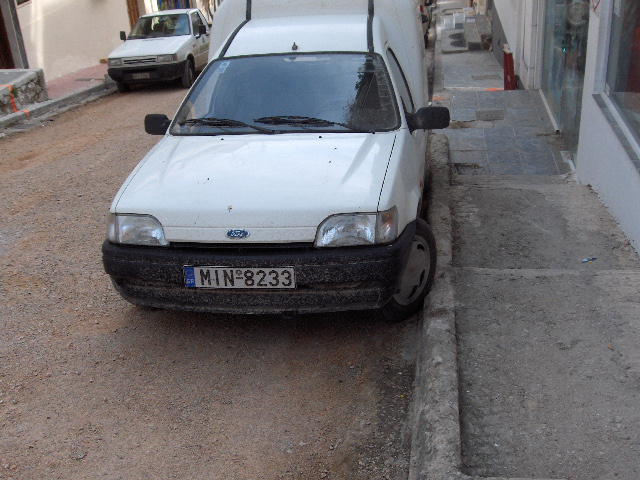
%> input picture images/1.JPG, 640 x 480 px
$ octave --eval "result = new_licence_plate_detection('images/1.JPG');"   (GNU Octave 9; MATLAB toolbox functions it lacks are replaced by stand-ins)
%> lines starting %> are read from the running program, lines starting %| are printed output that depends on the picture; in (x1, y1, x2, y2) boxes, pixels count from 0 and x2, y2 are one past the last pixel; in counts of white or black regions, pixels touching at a corner belong together; the program's own positions count from 1
function [ ans_img ] = new_licence_plate_detection( image_name )
%> called with image_name = 'images/1.JPG'
% Reading the Image
input_img=imread(image_name);
%> input_img is the input picture: size 480x640x3 uint8; mean R, G, B 112.8, 110.2, 112.7
[X Y Z]=size(input_img);
%> X = 480; Y = 640; Z = 3

%Convert the image to grayscale
input_gray = rgb2gray(input_img);

%Resize the image to 270 *  360
mrows = X/(X/270);
%> mrows = 270
ncolumns = Y/(Y/360);
%> ncolumns = 360
input_resize_image = imresize(input_gray,[mrows ncolumns]);
[X Y Z] = size(input_resize_image);
%> X = 270; Y = 360; Z = 1

%Imgae Enhancing bu histogram equilization
img_Enhancement = histeq(input_resize_image);
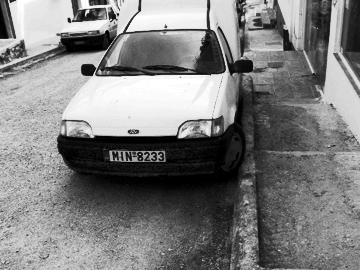
%> img_Enhancement: size 270x360 uint8; min 0, max 255, mean 126.4

%Image converted to black and white
level = 0.38;
img_thresholding = im2bw(img_Enhancement,level);
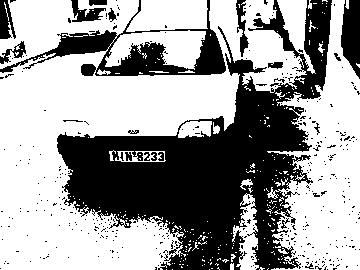
%> img_thresholding: size 270x360 logical; 61.8% white; 394 black regions (373 under 20 px), largest, box (x1, y1, x2, y2) and area: (57, 0, 332, 270) 28844, (0, 0, 226, 76) 4373, (341, 0, 360, 79) 1113

% Retrive the edges of image
img_edge = edge(img_thresholding,'canny');
%> img_edge: size 270x360 logical; 7.5% white in thin lines or dots

% Enhance the edges
se = strel('rectangle',[1 10]);
img_dilate = imdilate(img_edge,se);
%> img_dilate: size 270x360 logical; 30.9% white; 24 white regions, largest, box (x1, y1, x2, y2) and area: (0, 1, 360, 269) 25615, (63, 1, 125, 23) 856, (104, 150, 172, 163) 753
img_erode = imerode(img_dilate,se);
%> img_erode: size 270x360 logical; 16.4% white; 28 white regions (8 under 20 px), largest, box (x1, y1, x2, y2) and area: (0, 1, 360, 269) 10420, (201, 187, 341, 269) 3205, (108, 150, 167, 163) 573

% Fills the whole of image
img_fill1 = imfill(img_erode,'holes');
%> img_fill1: size 270x360 logical; 28.2% white; 27 white regions (7 under 20 px), largest, box (x1, y1, x2, y2) and area: (0, 1, 360, 269) 19946, (201, 187, 341, 269) 4677, (108, 150, 167, 163) 731


img_sum = img_fill1 + img_erode + img_dilate;
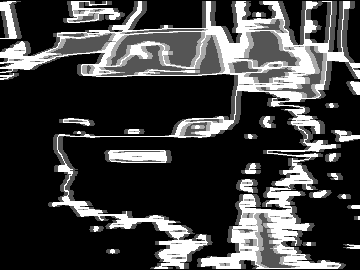
%> img_sum: size 270x360 double; min 0, max 3, mean 0.755; drawn with min black and max white
figure,imshow((img_sum))
%> after `imshow((img_sum))`:
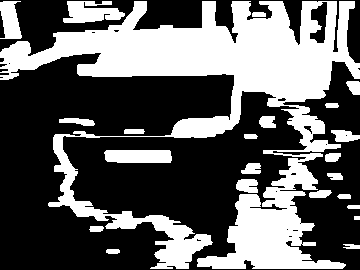
%> displayed picture: size 270x360, on the screen's scale of 0 to 255; 38.1% white; 23 white regions, largest, box (x1, y1, x2, y2) and area: (0, 1, 360, 269) 32410, (63, 1, 125, 23) 936, (104, 150, 172, 163) 848
img_sum = img_sum./3;
img_thresholding2 = im2bw(img_sum,0.7);


img_edge_canny = edge(img_thresholding,'canny');

img_ans = img_thresholding2 - img_edge_canny;
%> img_ans: size 270x360 double; values 0 (black) and 1 (white), 9% white; 265 white regions (164 under 20 px), largest, box (x1, y1, x2, y2) and area: (230, 1, 256, 58) 425, (206, 1, 248, 74) 410, (0, 48, 55, 69) 382

se = strel('rectangle',[1 1]);
img_erode3 = imerode(img_ans,se);
img_dilate3 = imdilate(img_erode3,se);

se = strel('rectangle',[2 1]);
img_erode4 = imerode(img_dilate3,se);
%> img_erode4: size 270x360 double; values 0 (black) and 1 (white), 5.8% white in thin lines or dots

se = strel('square',5);
img_dilate4 = imdilate(img_erode4,se);
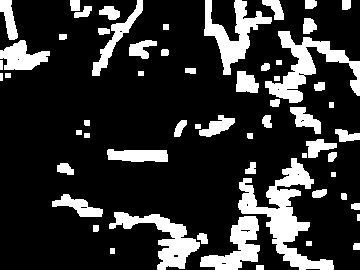
%> img_dilate4: size 270x360 double; values 0 (black) and 1 (white), 19.7% white; 60 white regions, largest, box (x1, y1, x2, y2) and area: (238, 158, 334, 270) 3363, (265, 31, 360, 103) 2257, (204, 0, 272, 75) 1825

se = strel('line',20,0);
img_dilate5 = imdilate(img_dilate4,se);
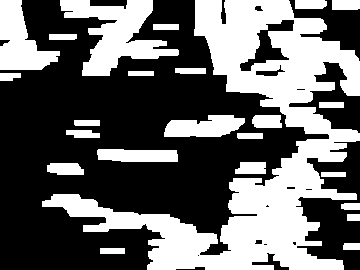
%> img_dilate5: size 270x360 double; values 0 (black) and 1 (white), 40.4% white; 24 white regions, largest, box (x1, y1, x2, y2) and area: (42, 0, 360, 270) 26768, (60, 0, 179, 76) 4127, (0, 0, 60, 70) 2360

[Ilabel num] = bwlabel(img_dilate5);
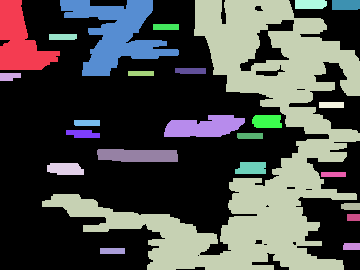
%> Ilabel: size 270x360 double; 25 distinct labels, from 0 to 24; one colour per label, 0 black
%> num = 24
disp(num);
%| 24
figure,imtool((Ilabel));
Iprops = regionprops(Ilabel);
%> Iprops = 24 regions; largest, box (x1, y1, x2, y2), Area and Centroid: (42, 0, 360, 270) 26768 [255.6 147.7], (60, 0, 179, 76) 4127 [116.9 34.7], (0, 0, 60, 70) 2360 [20.4 42.1], (164, 115, 245, 137) 1313 [204.6 127.5], (97, 149, 178, 162) 950 [138.6 156.1]
count = 0;

for cnt = 1:num
    if ((Iprops(cnt,1).BoundingBox(1,2)>(X/2)) && (Iprops(cnt,1).BoundingBox(1,1)>(Y/4)) && ((Iprops(cnt,1).BoundingBox(1,1)+ Iprops(cnt,1).BoundingBox(1,3))<((3*Y)/4)) && (Iprops(cnt,1).BoundingBox(1,3)>100) && (Iprops(cnt,1).BoundingBox(1,4)>15) && (Iprops(cnt,1).BoundingBox(1,3)<150) && (Iprops(cnt,1).BoundingBox(1,3)>35))
        count = count +1;
        ans = Iprops(cnt,1).BoundingBox;
        disp(ans);
    end
end
%> this loop made 24 passes
%> after the loop, ans = 0; count = 0
 disp(count);
%| 0
%> (the run ends here)

$ run again, on images/11.JPG
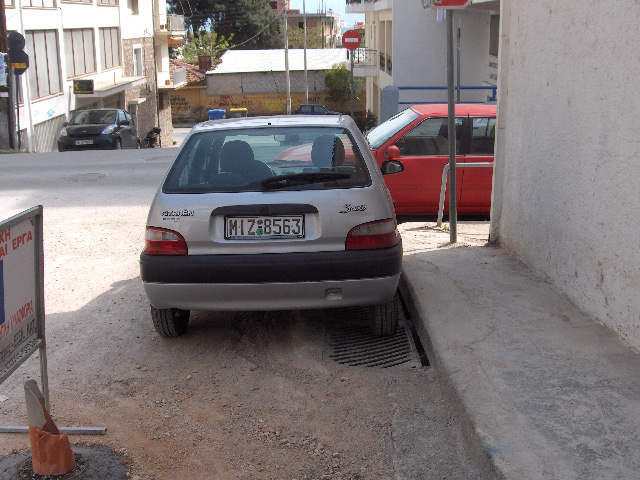
%> input picture images/11.JPG, 640 x 480 px
%> in new_licence_plate_detection, input_img is the input picture: size 480x640x3 uint8; mean R, G, B 126, 118.4, 118.8
%> in new_licence_plate_detection, `img_thresholding = im2bw(img_Enhancement,level);`:
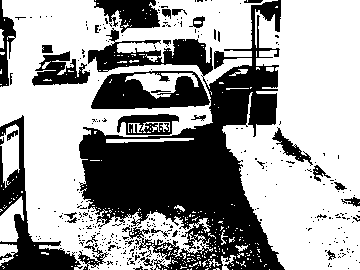
%> img_thresholding: size 270x360 logical; 62.1% white; 335 black regions (296 under 20 px), largest, box (x1, y1, x2, y2) and area: (79, 0, 285, 270) 24065, (0, 115, 83, 270) 3195, (91, 71, 210, 109) 2911
%> img_edge: size 270x360 logical; 8.5% white in thin lines or dots
%> img_dilate: size 270x360 logical; 33.3% white; 19 white regions, largest, box (x1, y1, x2, y2) and area: (0, 1, 287, 269) 26499, (0, 1, 31, 87) 1199, (269, 128, 336, 182) 1194
%> img_erode: size 270x360 logical; 18% white; 23 white regions (4 under 20 px), largest, box (x1, y1, x2, y2) and area: (0, 1, 282, 269) 14898, (0, 1, 26, 87) 520, (273, 128, 331, 182) 510
%> img_fill1: size 270x360 logical; 28.5% white; 22 white regions (4 under 20 px), largest, box (x1, y1, x2, y2) and area: (0, 1, 282, 269) 24746, (273, 128, 331, 182) 733, (0, 1, 26, 87) 546
%> img_ans: size 270x360 double; values 0 (black) and 1 (white), 9.5% white; 290 white regions (187 under 20 px), largest, box (x1, y1, x2, y2) and area: (157, 211, 231, 259) 1064, (125, 239, 170, 266) 396, (87, 207, 126, 229) 367
%> img_erode4: size 270x360 double; values 0 (black) and 1 (white), 6.2% white; 383 white regions (286 under 20 px), largest, box (x1, y1, x2, y2) and area: (19, 125, 24, 171) 213, (255, 11, 265, 47) 152, (164, 217, 187, 236) 139
%> img_dilate4: size 270x360 double; values 0 (black) and 1 (white), 20.3% white; 55 white regions (2 under 20 px), largest, box (x1, y1, x2, y2) and area: (58, 201, 262, 270) 7488, (0, 122, 26, 189) 1085, (189, 44, 227, 108) 1061
%> img_dilate5: size 270x360 double; values 0 (black) and 1 (white), 39.4% white; 24 white regions, largest, box (x1, y1, x2, y2) and area: (48, 201, 272, 270) 11183, (137, 0, 293, 108) 6280, (25, 9, 186, 85) 5393
%> in new_licence_plate_detection, `[Ilabel num] = bwlabel(img_dilate5);`:
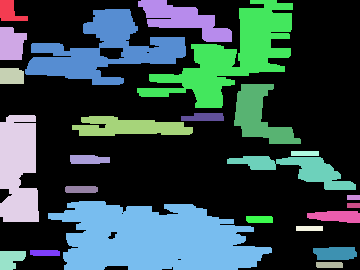
%> Ilabel: size 270x360 double; 25 distinct labels, from 0 to 24; one colour per label, 0 black
%> num = 24
%| 24
%> Iprops = 24 regions; largest, box (x1, y1, x2, y2), Area and Centroid: (48, 201, 272, 270) 11183 [155.2 239.6], (137, 0, 293, 108) 6280 [232.4 57.1], (25, 9, 186, 85) 5393 [105.1 50.9], (0, 115, 39, 222) 3511 [18.9 169], (234, 84, 301, 144) 1968 [259.7 116.7]
%> the loop in new_licence_plate_detection, `for cnt = 1:num` made 24 passes
%> after the loop in new_licence_plate_detection, `for cnt = 1:num`: ans = 0
%| 0
